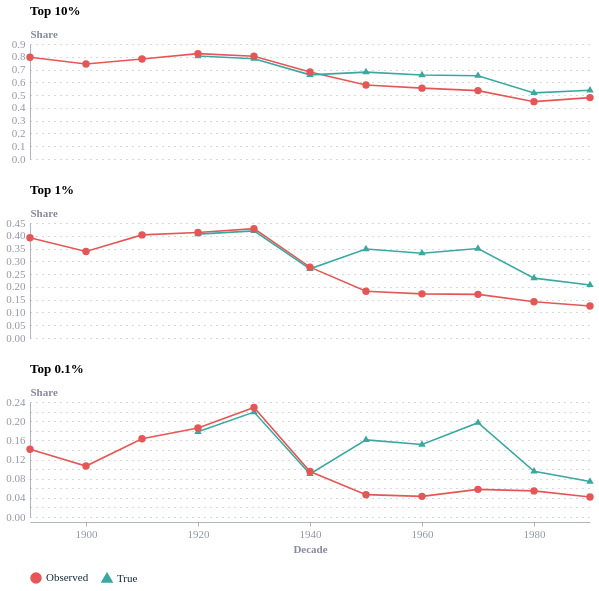

Express this chart as Vega-Lite.
### Vega-Lite specification from a JSON file in a GitHub repository (floating-point values rounded to 4 significant figures)
{"config": {"font": "Circular Std", "text": {"color": "#676A86", "align": "left", "baseline": "middle", "dx": 7, "dy": 0, "fontSize": 11}, "view": {"stroke": null, "continuousWidth": 400, "continuousHeight": 300, "discreteWidth": 400, "discreteHeight": 300}, "range": {"category": ["#36B7B4", "#E6224B", "#F4C245", "#0063AF", "#00A767", "#179FDB", "#EB5C2E", "#5C267B", "#122B39"], "diverging": ["#E6224B", "#E54753", "#C9C9C9", "#179FDB", "#122B39"], "heatmap": ["#C9C9C9", "#179FDB", "#0063AF", "#122B39"], "ordinal": ["#00A767", "#36B7B4", "#179FDB", "#0063AF", "#243B5A"]}, "bar": {"color": "#179fdb"}, "line": {"color": "#e6224b"}, "rule": {"color": "#676A86"}, "area": {"opacity": 0.8}, "point": {"filled": true, "size": 80, "color": "#e6224b", "opacity": 0.95}, "geoshape": {"stroke": "white", "strokeWidth": 0.3}, "rect": {"fill": "#d6d4d4", "opacity": 0.3}, "axis": {"labelColor": "#676A86", "labelFontSize": 11, "labelFont": "Circular Std", "labelOpacity": 0.7, "tickColor": "#676A86", "tickOpacity": 0.5, "domainColor": "#676A86", "domainOpacity": 0.5, "gridColor": "#676A86", "gridDash": [2, 2], "gridOpacity": 0.5, "title": null, "titleColor": "#676A86", "titleOpacity": 0.8, "tickSize": 4}, "axisXDiscrete": {"grid": false, "labelAngle": 0, "tickCount": 10, "tickOpacity": 0.5, "title": null}, "axisYDiscrete": {"ticks": false, "labelPadding": 5}, "axisXTemporal": {"grid": false, "ticks": true}, "axisXQuantitative": {"grid": true}, "axisYQuantitative": {"gridColor": "#676A86", "gridDash": [1, 5], "gridOpacity": 0.5, "ticks": false, "labelPadding": 5, "tickCount": 8, "titleAngle": 0, "titleAlign": "left", "titleBaseline": "bottom", "titleX": 0, "titleY": -5}, "title": {"color": "#676A86E6", "subtitleColor": "#676A86", "font": "Circular Std", "subtitleFont": "Circular Std", "anchor": "start", "fontSize": 14, "subtitleFontSize": 12, "subtitlePadding": 4, "offset": 0, "frame": "group"}, "legend": {"titleColor": "#122b39", "title": null, "labelColor": "#122b39", "labelFontSize": 11}}, "data": {"name": "data-65460187596b67dd92b7b01929f7a98a"}, "facet": {"field": "panel", "header": {"labelAnchor": "start", "labelFontSize": 13, "labelFontWeight": "bold"}, "sort": ["Top 10%", "Top 1%", "Top 0.1%"], "title": null, "type": "nominal"}, "spec": {"layer": [{"mark": {"type": "line", "strokeWidth": 1.6}, "encoding": {"color": {"field": "source", "legend": {"orient": "bottom", "title": null}, "scale": {"domain": ["Observed", "True"], "range": ["#e45756", "#3aa8a0"]}, "sort": ["Observed", "True"], "type": "nominal"}, "opacity": {"condition": {"param": "param_ea203f63dc614ce7", "value": 1.0, "empty": true}, "value": 0.2}, "x": {"axis": {"format": "%Y", "tickCount": 6}, "field": "decade", "title": "Decade", "type": "temporal"}, "y": {"field": "share", "title": "Share", "type": "quantitative"}}}, {"mark": {"type": "point", "filled": true, "size": 55}, "encoding": {"color": {"field": "source", "legend": {"orient": "bottom", "title": null}, "scale": {"domain": ["Observed", "True"], "range": ["#e45756", "#3aa8a0"]}, "sort": ["Observed", "True"], "type": "nominal"}, "opacity": {"condition": {"param": "param_ea203f63dc614ce7", "value": 1.0, "empty": true}, "value": 0.2}, "shape": {"field": "source", "legend": {"orient": "bottom", "title": null}, "scale": {"domain": ["Observed", "True"], "range": ["circle", "triangle"]}, "sort": ["Observed", "True"], "type": "nominal"}, "tooltip": [{"field": "panel", "title": "Measure", "type": "nominal"}, {"field": "decade", "format": "%Y", "title": "Decade", "type": "temporal"}, {"field": "share", "format": ".2f", "title": "Share", "type": "quantitative"}, {"field": "source", "title": "Series", "type": "nominal"}], "x": {"axis": {"format": "%Y", "tickCount": 6}, "field": "decade", "title": "Decade", "type": "temporal"}, "y": {"field": "share", "title": "Share", "type": "quantitative"}}, "name": "view_b14a41ccc3449d2e_1"}], "height": 115, "width": 560}, "columns": 1, "params": [{"name": "param_ea203f63dc614ce7", "select": {"type": "point", "clear": "pointerout", "fields": ["source"], "on": "pointerover"}, "views": ["view_b14a41ccc3449d2e_1"]}], "resolve": {"scale": {"y": "independent"}}, "$schema": "https://vega.github.io/schema/vega-lite/v6.4.1.json", "datasets": {"data-65460187596b67dd92b7b01929f7a98a": [{"decade": "1890-01-01", "share": 0.796, "source": "Observed", "panel": "Top 10%"}, {"decade": "1900-01-01", "share": 0.7432, "source": "Observed", "panel": "Top 10%"}, {"decade": "1910-01-01", "share": 0.7823, "source": "Observed", "panel": "Top 10%"}, {"decade": "1920-01-01", "share": 0.806, "source": "True", "panel": "Top 10%"}, {"decade": "1930-01-01", "share": 0.7847, "source": "True", "panel": "Top 10%"}, {"decade": "1940-01-01", "share": 0.6583, "source": "True", "panel": "Top 10%"}, {"decade": "1950-01-01", "share": 0.68, "source": "True", "panel": "Top 10%"}, {"decade": "1960-01-01", "share": 0.6571, "source": "True", "panel": "Top 10%"}, {"decade": "1970-01-01", "share": 0.6521, "source": "True", "panel": "Top 10%"}, {"decade": "1980-01-01", "share": 0.5172, "source": "True", "panel": "Top 10%"}, {"decade": "1990-01-01", "share": 0.5376, "source": "True", "panel": "Top 10%"}, {"decade": "1920-01-01", "share": 0.8249, "source": "Observed", "panel": "Top 10%"}, {"decade": "1930-01-01", "share": 0.8043, "source": "Observed", "panel": "Top 10%"}, {"decade": "1940-01-01", "share": 0.6808, "source": "Observed", "panel": "Top 10%"}, {"decade": "1950-01-01", "share": 0.579, "source": "Observed", "panel": "Top 10%"}, {"decade": "1960-01-01", "share": 0.5545, "source": "Observed", "panel": "Top 10%"}, {"decade": "1970-01-01", "share": 0.5353, "source": "Observed", "panel": "Top 10%"}, {"decade": "1980-01-01", "share": 0.4487, "source": "Observed", "panel": "Top 10%"}, {"decade": "1990-01-01", "share": 0.4805, "source": "Observed", "panel": "Top 10%"}, {"decade": "1890-01-01", "share": 0.3922, "source": "Observed", "panel": "Top 1%"}, {"decade": "1900-01-01", "share": 0.3384, "source": "Observed", "panel": "Top 1%"}, {"decade": "1910-01-01", "share": 0.4035, "source": "Observed", "panel": "Top 1%"}, {"decade": "1920-01-01", "share": 0.4065, "source": "True", "panel": "Top 1%"}, {"decade": "1930-01-01", "share": 0.4191, "source": "True", "panel": "Top 1%"}, {"decade": "1940-01-01", "share": 0.2706, "source": "True", "panel": "Top 1%"}, {"decade": "1950-01-01", "share": 0.348, "source": "True", "panel": "Top 1%"}, {"decade": "1960-01-01", "share": 0.3317, "source": "True", "panel": "Top 1%"}, {"decade": "1970-01-01", "share": 0.35, "source": "True", "panel": "Top 1%"}, {"decade": "1980-01-01", "share": 0.2344, "source": "True", "panel": "Top 1%"}, {"decade": "1990-01-01", "share": 0.2075, "source": "True", "panel": "Top 1%"}, {"decade": "1920-01-01", "share": 0.413, "source": "Observed", "panel": "Top 1%"}, {"decade": "1930-01-01", "share": 0.4278, "source": "Observed", "panel": "Top 1%"}, {"decade": "1940-01-01", "share": 0.2773, "source": "Observed", "panel": "Top 1%"}, {"decade": "1950-01-01", "share": 0.1831, "source": "Observed", "panel": "Top 1%"}, {"decade": "1960-01-01", "share": 0.1728, "source": "Observed", "panel": "Top 1%"}, {"decade": "1970-01-01", "share": 0.1708, "source": "Observed", "panel": "Top 1%"}, {"decade": "1980-01-01", "share": 0.1419, "source": "Observed", "panel": "Top 1%"}, {"decade": "1990-01-01", "share": 0.1252, "source": "Observed", "panel": "Top 1%"}, {"decade": "1890-01-01", "share": 0.1414, "source": "Observed", "panel": "Top 0.1%"}, {"decade": "1900-01-01", "share": 0.1063, "source": "Observed", "panel": "Top 0.1%"}, {"decade": "1910-01-01", "share": 0.1634, "source": "Observed", "panel": "Top 0.1%"}, {"decade": "1920-01-01", "share": 0.1779, "source": "True", "panel": "Top 0.1%"}, {"decade": "1930-01-01", "share": 0.219, "source": "True", "panel": "Top 0.1%"}, {"decade": "1940-01-01", "share": 0.0898, "source": "True", "panel": "Top 0.1%"}, {"decade": "1950-01-01", "share": 0.161, "source": "True", "panel": "Top 0.1%"}, {"decade": "1960-01-01", "share": 0.1512, "source": "True", "panel": "Top 0.1%"}, {"decade": "1970-01-01", "share": 0.1968, "source": "True", "panel": "Top 0.1%"}, {"decade": "1980-01-01", "share": 0.0955, "source": "True", "panel": "Top 0.1%"}, {"decade": "1990-01-01", "share": 0.0741, "source": "True", "panel": "Top 0.1%"}, {"decade": "1920-01-01", "share": 0.1856, "source": "Observed", "panel": "Top 0.1%"}, {"decade": "1930-01-01", "share": 0.2285, "source": "Observed", "panel": "Top 0.1%"}, {"decade": "1940-01-01", "share": 0.09488, "source": "Observed", "panel": "Top 0.1%"}, {"decade": "1950-01-01", "share": 0.0466, "source": "Observed", "panel": "Top 0.1%"}, {"decade": "1960-01-01", "share": 0.04308, "source": "Observed", "panel": "Top 0.1%"}, {"decade": "1970-01-01", "share": 0.05766, "source": "Observed", "panel": "Top 0.1%"}, {"decade": "1980-01-01", "share": 0.05445, "source": "Observed", "panel": "Top 0.1%"}, {"decade": "1990-01-01", "share": 0.04189, "source": "Observed", "panel": "Top 0.1%"}]}, "width": 350, "height": 280}
